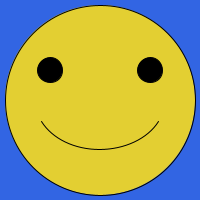
Frame 1 (no input)
Frame 60 (the mouse pressed at the canvas centre just before this capture): identical to frame 1, image omitted
Frame 120 (the mouse held since frame 60 and released just before this capture): identical to frame 1, image omitted

The Processing sketch that drew this single still picture (run headless with seeded random() and noise(); from frame 60 on, the mouse is pressed at the canvas centre):

// Processing sketch: functionCall_mods
// ── functionCall_mods.pde
void setup() {
  size(200, 200);
}
void draw() {
  background(#3265E3);
  drawFace(100, 100);
}

void drawFace(float _x, float _y) {
  fill(#E3CF32);
  ellipse(_x, _y, 190, 190);
  drawEyes(_x, _y);
  drawMouth(_x, _y);
}

void drawEyes(float x, float y) {
  fill(0);
  ellipse(x-50, y-30, 25, 25);
  ellipse(x+50, y-30, 25, 25);
}

void drawMouth(float x, float y) {
  noFill();
  arc(x, y, 130, 100, PI/7, PI-PI/7);
}
